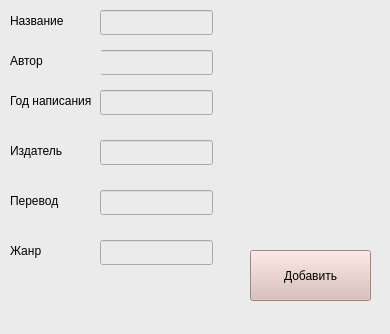
<?xml version="1.0" encoding="UTF-8"?>
<ui version="4.0">
 <class>MainWindow</class>
 <widget class="QMainWindow" name="MainWindow">
  <property name="geometry">
   <rect>
    <x>0</x>
    <y>0</y>
    <width>390</width>
    <height>334</height>
   </rect>
  </property>
  <property name="sizePolicy">
   <sizepolicy hsizetype="Preferred" vsizetype="Preferred">
    <horstretch>0</horstretch>
    <verstretch>0</verstretch>
   </sizepolicy>
  </property>
  <property name="minimumSize">
   <size>
    <width>390</width>
    <height>334</height>
   </size>
  </property>
  <property name="maximumSize">
   <size>
    <width>390</width>
    <height>334</height>
   </size>
  </property>
  <property name="windowTitle">
   <string>Добавление книги</string>
  </property>
  <property name="styleSheet">
   <string notr="true">QWidget{
	background-color: rgb(234,235,234);
}
QPushButton{
	background-color: rgb(216,186,181);
}</string>
  </property>
  <widget class="QWidget" name="centralwidget">
   <widget class="QLineEdit" name="lineEdit_6">
    <property name="geometry">
     <rect>
      <x>100</x>
      <y>50</y>
      <width>113</width>
      <height>25</height>
     </rect>
    </property>
   </widget>
   <widget class="QLabel" name="label_6">
    <property name="geometry">
     <rect>
      <x>10</x>
      <y>80</y>
      <width>81</width>
      <height>41</height>
     </rect>
    </property>
    <property name="text">
     <string>Год написания</string>
    </property>
   </widget>
   <widget class="QLineEdit" name="lineEdit_4">
    <property name="geometry">
     <rect>
      <x>100</x>
      <y>10</y>
      <width>113</width>
      <height>25</height>
     </rect>
    </property>
   </widget>
   <widget class="QLabel" name="label_5">
    <property name="geometry">
     <rect>
      <x>10</x>
      <y>40</y>
      <width>91</width>
      <height>41</height>
     </rect>
    </property>
    <property name="text">
     <string>Автор</string>
    </property>
   </widget>
   <widget class="QPushButton" name="pushButton_2">
    <property name="geometry">
     <rect>
      <x>250</x>
      <y>250</y>
      <width>121</width>
      <height>51</height>
     </rect>
    </property>
    <property name="text">
     <string>Добавить</string>
    </property>
   </widget>
   <widget class="QLabel" name="label_4">
    <property name="geometry">
     <rect>
      <x>10</x>
      <y>0</y>
      <width>71</width>
      <height>41</height>
     </rect>
    </property>
    <property name="text">
     <string>Название</string>
    </property>
   </widget>
   <widget class="QLineEdit" name="lineEdit_5">
    <property name="geometry">
     <rect>
      <x>100</x>
      <y>90</y>
      <width>113</width>
      <height>25</height>
     </rect>
    </property>
   </widget>
   <widget class="QLineEdit" name="lineEdit_7">
    <property name="geometry">
     <rect>
      <x>100</x>
      <y>140</y>
      <width>113</width>
      <height>25</height>
     </rect>
    </property>
   </widget>
   <widget class="QLabel" name="label_7">
    <property name="geometry">
     <rect>
      <x>10</x>
      <y>130</y>
      <width>81</width>
      <height>41</height>
     </rect>
    </property>
    <property name="text">
     <string>Издатель</string>
    </property>
   </widget>
   <widget class="QLineEdit" name="lineEdit_8">
    <property name="geometry">
     <rect>
      <x>100</x>
      <y>190</y>
      <width>113</width>
      <height>25</height>
     </rect>
    </property>
   </widget>
   <widget class="QLabel" name="label_8">
    <property name="geometry">
     <rect>
      <x>10</x>
      <y>180</y>
      <width>81</width>
      <height>41</height>
     </rect>
    </property>
    <property name="text">
     <string>Перевод</string>
    </property>
   </widget>
   <widget class="QLabel" name="label_9">
    <property name="geometry">
     <rect>
      <x>10</x>
      <y>230</y>
      <width>81</width>
      <height>41</height>
     </rect>
    </property>
    <property name="text">
     <string>Жанр</string>
    </property>
   </widget>
   <widget class="QLineEdit" name="lineEdit_9">
    <property name="geometry">
     <rect>
      <x>100</x>
      <y>240</y>
      <width>113</width>
      <height>25</height>
     </rect>
    </property>
   </widget>
  </widget>
  <widget class="QStatusBar" name="statusbar"/>
 </widget>
 <resources/>
 <connections/>
</ui>
